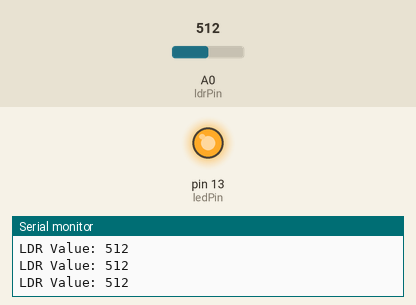
Recording of a sketch running on a simulated Arduino Uno, built with avr-gcc and run on an emulated ATmega328P. Shown: output pins drawn as LEDs (lit = HIGH), the last lines printed to the serial monitor. The test bench sets the inputs (shaded band); at power-on: A0 (ldrPin) = 512.

Above: at 1.3 s.
1.4 s: A0 (ldrPin) set to 590
2.9 s: A0 (ldrPin) set to 616
At 3.7 s:
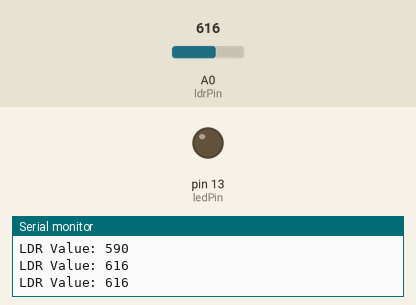
4.5 s: A0 (ldrPin) set to 511
At 4.9 s:
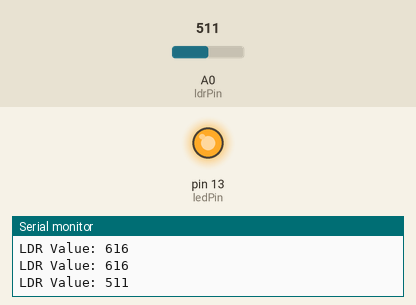
6.0 s: A0 (ldrPin) set to 610
At 7.3 s:
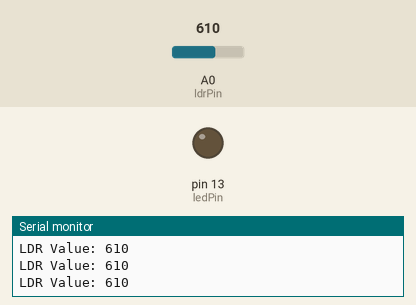
Timing chart, 0 to 8.5 s (numbered marks = the images above; inputs shaded):
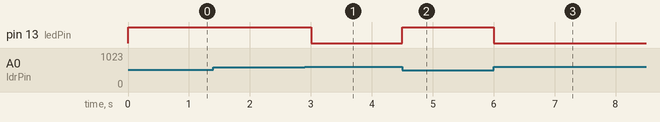

The sketch:

analog.ino
```cpp
const int ldrPin = A0;       // مدخل LDR
const int ledPin = 13;       // LED مدمج في الأردوينو (للتجربة)
int threshold = 600;         // العتبة: تحتها يعتبر ظلام

void setup() {
  pinMode(ledPin, OUTPUT);
  Serial.begin(9600);        // تشغيل الشاشة التسلسلية
}

void loop() {
  int ldrValue = analogRead(ldrPin);  // قراءة قيمة الضوء
  Serial.print("LDR Value: ");
  Serial.println(ldrValue);           // طباعة القيمة

  // شرط: إذا الإضاءة أقل من العتبة → شغل الـ LED
  if (ldrValue < threshold) {
    digitalWrite(ledPin, HIGH);       // تشغيل
  } else {
    digitalWrite(ledPin, LOW);        // إطفاء
  }

  delay(500);  // تأخير بسيط
}
```

Measured:
- the behaviour switches between 599 and 600 on A0 (ldrPin) (found by bisection; images 0 and 1)
- after the input at 2.9 s, pin 13 (ledPin): HIGH → LOW after 0.10 s
- after the input at 4.5 s, pin 13 (ledPin): LOW → HIGH at once
- after the input at 6.0 s, pin 13 (ledPin): HIGH → LOW at once
